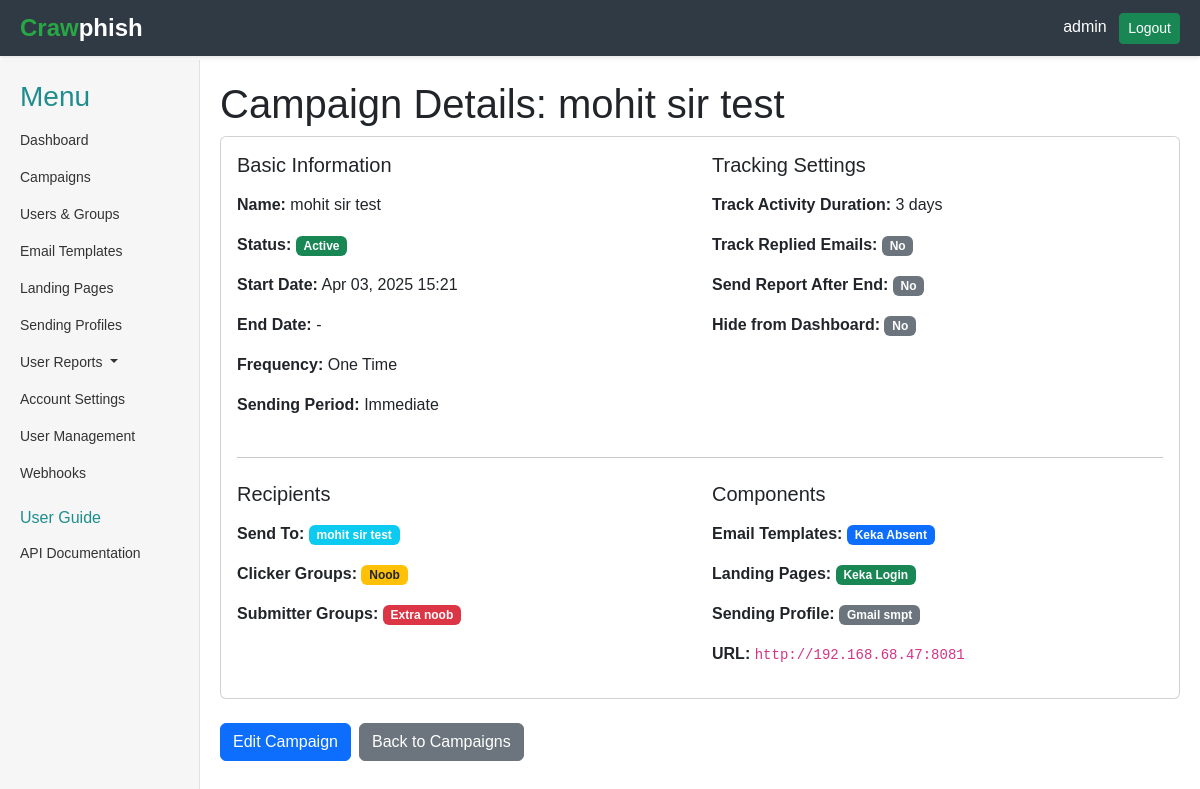
/campaigns/detail/41/ (signed in), run on the app's committed database.
### core/models.py (models this page shows, shortened)
class User(AbstractUser):
    position = models.CharField(max_length=100, blank=True, null=True)
    api_key = models.CharField(max_length=100, blank=True, null=True)

class Campaign(models.Model):
    STATUS_CHOICES = (
        ('active', 'Active'),
        ('archived', 'Archived'),
    )
    FREQUENCY_CHOICES = (
        ('one_time', 'One Time'),
        ('weekly', 'Weekly'),
        ('biweekly', 'Biweekly'),
        ('monthly', 'Monthly'),
        ('quarterly', 'Quarterly'),
        ('yearly', 'Yearly'),
    )
    SENDING_PERIOD_CHOICES = (
        ('immediate', 'Immediate'),
        ('over_period', 'Over a Period'),
    )
    name = models.CharField(max_length=100)
    campaign_group = models.ForeignKey(CampaignGroup, on_delete=models.SET_NULL, null=True, blank=True)
    url = models.URLField()
    launch_date = models.DateTimeField(default=timezone.now)
    end_date = models.DateTimeField(null=True, blank=True)
    sending_profile = models.ForeignKey('SendingProfile', on_delete=models.CASCADE)
    groups = models.ManyToManyField('Group', blank=True)
    status = models.CharField(max_length=10, choices=STATUS_CHOICES, default='active')
    send_to_all_users = models.BooleanField(
        default=False,
        help_text="If checked, sends to all ExternalUsers; if unchecked, sends to selected groups"
    )
    frequency = models.CharField(
        max_length=20,
        choices=FREQUENCY_CHOICES,
        default='one_time',
        help_text="How often the campaign should run"
    )
    sending_period_type = models.CharField(
        max_length=20,
        choices=SENDING_PERIOD_CHOICES,
        default='immediate',
        help_text="Whether emails are sent all at once or spread out"
    )
    sending_period_days = models.PositiveIntegerField(
        null=True,
        blank=True,
        help_text="Number of days to spread sending if 'Over a Period' is selected"
    )
    track_activity_duration = models.PositiveIntegerField(
        default=3,
        help_text="Number of days to track user activity after the campaign ends"
    )
    track_replied_emails = models.BooleanField(
        default=False,
        help_text="Track if users reply to the phishing email"
    )
    email_templates = models.ManyToManyField(
        'EmailTemplate',
        help_text="Multiple email templates to choose from during the campaign"
    )
    landing_pages = models.ManyToManyField(
        'LandingPage',
        help_text="Multiple landing pages to show after a click"
    )
    clicker_groups = models.ManyToManyField(
        'ClickerGroup',
        blank=True,
        help_text="Groups to add users who click links"
    )
    submitter_groups = models.ManyToManyField(
        'SubmitterGroup',
        blank=True,
        help_text="Groups to add users who enter passwords"
    )
    send_report_after_end = models.BooleanField(
        default=False,
        help_text="Send an email report when the campaign ends"
    )
    hide_from_dashboard = models.BooleanField(
        default=False,
        help_text="Hide campaign data from the dashboard"
    )

class Group(models.Model):
    name = models.CharField(max_length=100)
    members = models.ManyToManyField('ExternalUser', related_name='groups')
    modified_date = models.DateTimeField(auto_now=True)

class ClickerGroup(models.Model):
    name = models.CharField(max_length=100, unique=True)
    members = models.ManyToManyField('ExternalUser', related_name='clicker_groups')
    created_at = models.DateTimeField(auto_now_add=True)

class SubmitterGroup(models.Model):
    name = models.CharField(max_length=100, unique=True)
    members = models.ManyToManyField('ExternalUser', related_name='submitter_groups')
    created_at = models.DateTimeField(auto_now_add=True)

class EmailTemplate(models.Model):
    name = models.CharField(max_length=100)
    plain_content = models.TextField(blank=True)
    envelope_sender = models.CharField(max_length=255, blank=True)
    subject = models.CharField(max_length=255)
    html_content = models.TextField(blank=True)
    add_tracking_image = models.BooleanField(default=False)
    modified_date = models.DateTimeField(auto_now=True)
    difficulty = models.IntegerField(
        choices=[(i, str(i)) for i in range(1, 6)],
        default=1,
        help_text="Difficulty level from 1 (easy to spot) to 5 (hard to spot)"
    )

class LandingPage(models.Model):
    name = models.CharField(max_length=100)
    html_content = models.TextField()
    capture_submitted_data = models.BooleanField(default=False)
    modified_date = models.DateTimeField(auto_now=True)

class SendingProfile(models.Model):
    INTERFACE_TYPES = (
        ('smtp', 'SMTP'),
        ('api', 'API'),
    )
    API_PROVIDERS = (
        ('sendgrid', 'SendGrid'),
    )
    name = models.CharField(max_length=100, help_text="Unique name for this profile.")
    interface_type = models.CharField(max_length=50, choices=INTERFACE_TYPES, help_text="SMTP or API.")
    smtp_from = models.CharField(max_length=255, help_text="From email address.")
    host = models.CharField(max_length=255, blank=True, null=True, help_text="SMTP server host.")
    port = models.IntegerField(blank=True, null=True, help_text="SMTP server port.")
    username = models.CharField(max_length=255, blank=True, null=True, help_text="SMTP username.")
    password = models.CharField(max_length=255, blank=True, null=True, help_text="SMTP password.")
    api_key = models.CharField(max_length=200, blank=True, null=True, help_text="API key for API sending.")
    api_provider = models.CharField(max_length=50, choices=API_PROVIDERS, blank=True, null=True, help_text="API provider (e.g., SendGrid).")
    ignore_cert_errors = models.BooleanField(default=False, help_text="Ignore SMTP cert errors.")
    email_headers = models.JSONField(default=dict, help_text="Additional email headers.")
    is_default = models.BooleanField(default=False, help_text="Mark as a default profile.")
    modified_date = models.DateTimeField(auto_now=True)
    def __str__(self):
        return self.name

### core/views.py (the view)
# urls.py: path('campaigns/detail/<int:pk>/', views.CampaignDetailView.as_view(), name='campaign_detail'),
class CampaignDetailView(LoginRequiredMixin, DetailView):
    model = Campaign
    template_name = 'core/campaign_detail.html'
    context_object_name = 'campaign'
    def get_context_data(self, **kwargs):
        context = super().get_context_data(**kwargs)
        context['has_sent_events'] = self.object.events.filter(event_type='sent').exists()
        return context

### core/templates/core/campaign_detail.html (shortened to what this page needs)
{% extends 'core/base.html' %}
{% block content %}
    <h1>Campaign Details: {{ campaign.name }}</h1>
    <div class="card mb-4">
        <div class="card-body">
            <div class="row">
                <div class="col-md-6">
                    <h5 class="mb-3">Basic Information</h5>
                    <p><strong>Name:</strong> {{ campaign.name }}</p>
                    <p><strong>Status:</strong> <span class="badge bg-{% if campaign.status == 'active' %}success{% else %}secondary{% endif %}">{{ campaign.get_status_display }}</span></p>
                    <p><strong>Start Date:</strong> {{ campaign.launch_date|date:"M d, Y H:i" }}</p>
                    <p><strong>End Date:</strong> {{ campaign.end_date|date:"M d, Y H:i"|default:"-" }}</p>
                    <p><strong>Frequency:</strong> {{ campaign.get_frequency_display }}</p>
                    <p><strong>Sending Period:</strong> {{ campaign.get_sending_period_type_display }}{% if campaign.sending_period_days %} ({{ campaign.sending_period_days }} days){% endif %}</p>
                </div>
                <div class="col-md-6">
                    <h5 class="mb-3">Tracking Settings</h5>
                    <p><strong>Track Activity Duration:</strong> {{ campaign.track_activity_duration }} days</p>
                    <p><strong>Track Replied Emails:</strong> <span class="badge bg-{% if campaign.track_replied_emails %}success{% else %}secondary{% endif %}">{{ campaign.track_replied_emails|yesno|capfirst }}</span></p>
                    <p><strong>Send Report After End:</strong> <span class="badge bg-{% if campaign.send_report_after_end %}success{% else %}secondary{% endif %}">{{ campaign.send_report_after_end|yesno|capfirst }}</span></p>
                    <p><strong>Hide from Dashboard:</strong> <span class="badge bg-{% if campaign.hide_from_dashboard %}success{% else %}secondary{% endif %}">{{ campaign.hide_from_dashboard|yesno|capfirst }}</span></p>
                </div>
            </div>
            <hr class="my-4">
            <div class="row">
                <div class="col-md-6">
                    <h5 class="mb-3">Recipients</h5>
                    <p><strong>Send To:</strong>
                        {% if campaign.send_to_all_users %}
                            <span class="badge bg-primary">All Users</span>
                        {% else %}
                            {% for group in campaign.groups.all %}
                                <span class="badge bg-info">{{ group.name }}</span>
                            {% empty %}
                                <span class="text-muted">None</span>
                            {% endfor %}
                        {% endif %}
                    </p>
                    <p><strong>Clicker Groups:</strong>
                        {% for group in campaign.clicker_groups.all %}
                            <span class="badge bg-warning text-dark">{{ group.name }}</span>
                        {% empty %}
                            <span class="text-muted">None</span>
                        {% endfor %}
                    </p>
                    <p><strong>Submitter Groups:</strong>
                        {% for group in campaign.submitter_groups.all %}
                            <span class="badge bg-danger">{{ group.name }}</span>
                        {% empty %}
                            <span class="text-muted">None</span>
                        {% endfor %}
                    </p>
                </div>
                <div class="col-md-6">
                    <h5 class="mb-3">Components</h5>
                    <p><strong>Email Templates:</strong>
                        {% for template in campaign.email_templates.all %}
                            <span class="badge bg-primary">{{ template.name }}</span>
                        {% empty %}
                            <span class="text-muted">None</span>
                        {% endfor %}
                    </p>
                    <p><strong>Landing Pages:</strong>
                        {% for page in campaign.landing_pages.all %}
                            <span class="badge bg-success">{{ page.name }}</span>
                        {% empty %}
                            <span class="text-muted">None</span>
                        {% endfor %}
                    </p>
                    <p><strong>Sending Profile:</strong> <span class="badge bg-secondary">{{ campaign.sending_profile }}</span></p>
                    <p><strong>URL:</strong> <code>{{ campaign.url }}</code></p>
                </div>
            </div>
        </div>
    </div>
    <div class="d-flex gap-2">
        <a href="{% url 'core:campaign_edit' campaign.pk %}" class="btn btn-primary">Edit Campaign</a>
        <a href="{% url 'core:campaigns' %}" class="btn btn-secondary">Back to Campaigns</a>
    </div>
{% endblock %}

### core/templates/core/base.html (shortened to what this page needs)
<!DOCTYPE html>
<html lang="en">
<head>
    <link rel="stylesheet" href="https://cdn.jsdelivr.net/npm/bootstrap-icons@1.11.1/font/bootstrap-icons.css">
    <link href="https://cdn.jsdelivr.net/npm/bootstrap@5.3.0/dist/css/bootstrap.min.css" rel="stylesheet">
</head>
<body>
    <div class="container-fluid">
        {% if request.user.is_authenticated %}
            <div class="header">
                <div class="logo">
                    <span style="color: #28a745;">Craw</span> phish
                </div>
                <div>
                    <span class="text-white me-2">{{ request.user.username }}</span>
                    <a href="{% url 'logout' %}" class="btn btn-success btn-sm">Logout</a>
                </div>
            </div>
        {% endif %}
        <div class="main-content-wrapper {% if not request.user.is_authenticated %}unauthenticated{% endif %}">
            {% if request.user.is_authenticated %}
                <div class="sidebar">
                    <h3 style="color: rgb(31, 141, 141);">Menu</h3>
                    <ul class="nav flex-column">
                        <li class="nav-item">
                            <a class="nav-link {% if request.resolver_match.url_name == 'dashboard' %}active{% endif %}" href="{% url 'core:dashboard' %}">Dashboard</a>
                        </li>
                        <li class="nav-item">
                            <a class="nav-link {% if request.resolver_match.url_name == 'campaigns' %}active{% endif %}" href="{% url 'core:campaigns' %}">Campaigns</a>
                        </li>
                        <li class="nav-item">
                            <a class="nav-link {% if request.resolver_match.url_name == 'users_groups' %}active{% endif %}" href="{% url 'core:users_groups' %}">Users & Groups</a>
                        </li>
                        <li class="nav-item">
                            <a class="nav-link {% if request.resolver_match.url_name == 'email_templates' %}active{% endif %}" href="{% url 'core:email_templates' %}">Email Templates</a>
                        </li>
                        <li class="nav-item">
                            <a class="nav-link {% if request.resolver_match.url_name == 'landing_pages' %}active{% endif %}" href="{% url 'core:landing_pages' %}">Landing Pages</a>
                        </li>
                        <li class="nav-item">
                            <a class="nav-link {% if request.resolver_match.url_name == 'sending_profiles' %}active{% endif %}" href="{% url 'core:sending_profiles' %}">Sending Profiles</a>
                        </li>
                        <li class="nav-item dropdown">
                            <a class="nav-link dropdown-toggle split" href="" id="userReportsDropdown" role="button" data-bs-toggle="dropdown" aria-expanded="false">
                              User Reports
                            </a>
                          </li>
                        <li class="nav-item">
                            <a class="nav-link {% if request.resolver_match.url_name == 'settings' %}active{% endif %}" href="{% url 'core:settings' %}">Account Settings</a>
                        </li>
                        {% if request.user.is_superuser %}
                            <li class="nav-item">
                                <a class="nav-link {% if request.resolver_match.url_name == 'user_management' %}active{% endif %}" href="{% url 'core:user_management' %}">User Management</a>
                            </li>
                        {% endif %}
                        <li class="nav-item">
                            <a class="nav-link {% if request.resolver_match.url_name == 'webhooks' %}active{% endif %}" href="{% url 'core:webhooks' %}">Webhooks</a>
                        </li>
                        <li class="nav-item">
                            <h6 style="color: rgb(31, 141, 141);" class="mt-3">User Guide</h6>
                        </li>
                        <li class="nav-item">
                            <a class="nav-link" href="#">API Documentation</a>
                        </li>
                    </ul>
                </div>
            {% endif %}
            <div class="main-content {% if not request.user.is_authenticated %}unauthenticated{% endif %}">
                {% block content %}{% endblock %}
            </div>
        </div>
    </div>
</body>
</html>

### data on the page
User: user.username "admin"
Campaign: name "mohit sir test", status "Active", launch_date "Apr 03, 2025 15:21", end_date "-", frequency "One Time", sending_period_type "Immediate", track_activity_duration "3", track_replied_emails "No", send_report_after_end "No", hide_from_dashboard "No", sending_profile "Gmail smpt", url "http://192.168.68.47:8081"
Group: name "mohit sir test"
ClickerGroup: name "Noob"
SubmitterGroup: name "Extra noob"
EmailTemplate: name "Keka Absent"
LandingPage: name "Keka Login"
